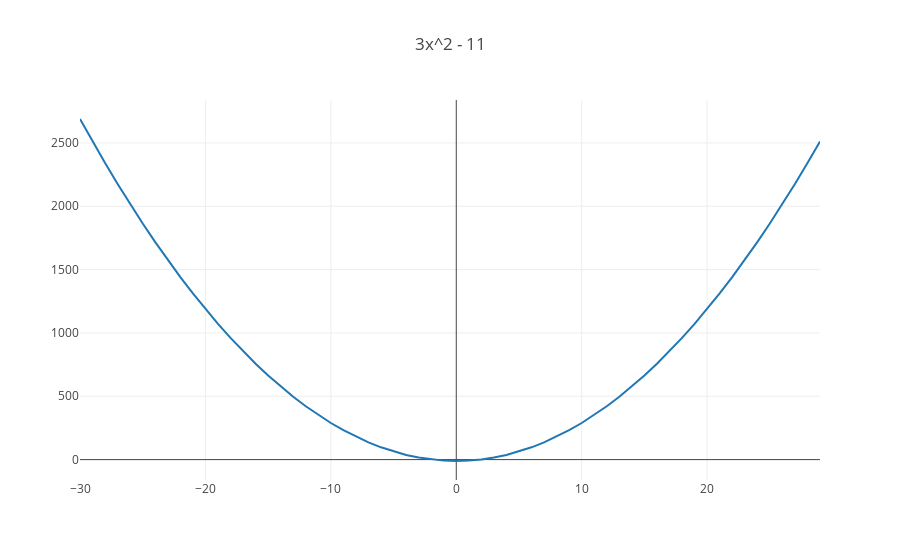

Notebook source saved alongside this figure:
### Code cell
import plotly
from plotly.offline import iplot, init_notebook_mode
init_notebook_mode(connected=True)

from graph import plot, trace_values

x_values = list(range(-30, 30, 1))
y_values = list(map(lambda x: output_at(three_x_squared_minus_eleven, x),x_values))

three_x_squared_minus_eleven_trace  = trace_values(x_values, y_values, mode = 'lines')
plot([three_x_squared_minus_eleven_trace], {'title': '3x^2 - 11'})

### Figure 1 — Plotly figure (JSON) as saved in the notebook; plotly's stock layout.template omitted (floating-point values rounded to 4 significant figures)
{"data": [{"mode": "lines", "name": "data", "text": [], "type": "scatter", "uid": "5778176c-2a0d-4f9a-8ba6-ac6d9d22b3e5", "x": [-30, -29, -28, -27, -26, -25, -24, -23, -22, -21, -20, -19, -18, -17, -16, -15, -14, -13, -12, -11, -10, -9, -8, -7, -6, -5, -4, -3, -2, -1, 0, 1, 2, 3, 4, 5, 6, 7, 8, 9, 10, 11, 12, 13, 14, 15, 16, 17, 18, 19, 20, 21, 22, 23, 24, 25, 26, 27, 28, 29], "y": [2689, 2512, 2341, 2176, 2017, 1864, 1717, 1576, 1441, 1312, 1189, 1072, 961, 856, 757, 664, 577, 496, 421, 352, 289, 232, 181, 136, 97, 64, 37, 16, 1, -8, -11, -8, 1, 16, 37, 64, 97, 136, 181, 232, 289, 352, 421, 496, 577, 664, 757, 856, 961, 1072, 1189, 1312, 1441, 1576, 1717, 1864, 2017, 2176, 2341, 2512]}], "layout": {"title": {"text": "3x^2 - 11"}}}
